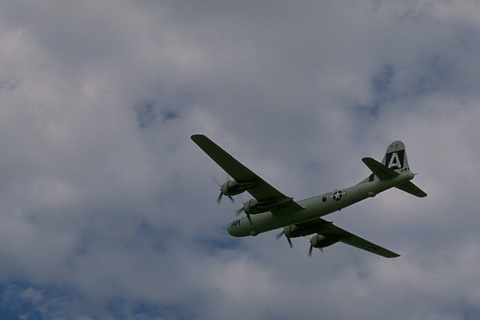
%> input picture datasets/cbsd68t/0000.png, 480 x 320 px; its folder holds only this picture in this run
$ octave main_dataset.m   (GNU Octave 9; MATLAB toolbox functions it lacks are replaced by stand-ins)
%> lines starting %> are read from the running program, lines starting %| are printed output that depends on the picture
### code/AltGD/AltGD.m
function result = AltGD(data, mask, parameters)
% AltGD - Centralized Alternating Gradient Descent for Matrix Completion
%
% This algorithm recovers a matrix by performing alternating gradient descent
% on the low-rank factors U and V. This is a centralized implementation.
%
% Inputs:
%   data       - The observed matrix with missing values (m x n).
%   mask       - The observation mask, 1 for observed, 0 for missing (m x n).
%   parameters - A struct containing the following fields:
%     .m         - Number of rows (default: size(data,1)).
%     .n         - Number of columns (default: size(data,2)).
%     .rank      - The rank of the target matrix (default: 10).
%     .p_obs     - Observation rate (default: inferred from mask).
%     .maxiter   - Maximum number of iterations (default: 50).
%     .step_const- Step size constant (default: 0.75).
%     .tol       - Convergence tolerance (default: 1e-5).
%     .L_true    - The true low-rank matrix for error calculation (optional).
%     .U_true    - The true left singular vectors for subspace distance (optional).
%     .S_true    - The true singular values for singular value error (optional).
%
% Outputs:
%   result - A struct containing the following fields:
%     .A_hat                  - The recovered low-rank matrix.
%     .iteration_count        - The actual number of iterations performed.
%     .converged              - A boolean indicating if the algorithm converged.
%     .total_time             - Total execution time in seconds.
%     .residuals              - Residuals at each iteration.
%     .iteration_times        - Time taken for each iteration.
%     .wall_clock_times       - Cumulative wall-clock time.
%     .relative_error         - Relative recovery error (if L_true is provided).
%     .psnr_value             - PSNR value (if L_true is provided).
%     .ssim_value             - SSIM value (if L_true is provided).
%     .communication_volumes  - Communication volume per round (0 for this algorithm).
%     .total_communication    - Total communication volume (0 for this algorithm).
%     .subspace_distances     - Subspace distance at each iteration (if U_true is provided).
%     .singular_value_errors  - Singular value error at each iteration (if S_true is provided).
%     .rank_trajectory        - Rank at each iteration.
%     .convergence_curve_iter - Convergence curve data (iterations vs. residual).
%     .convergence_curve_time - Convergence curve data (time vs. residual).

%% 1. Parameter Setup and Default Values
% -------------------------------------------------------------------------
if nargin < 3, parameters = struct(); end

% Get matrix dimensions
[m, n] = size(data);

% Set default parameters
if ~isfield(parameters, 'm'), parameters.m = m; end
if ~isfield(parameters, 'n'), parameters.n = n; end
if ~isfield(parameters, 'rank'), parameters.rank = 10; end % r
if ~isfield(parameters, 'maxiter'), parameters.maxiter = 50; end % T
if ~isfield(parameters, 'step_const'), parameters.step_const = 0.75; end
if ~isfield(parameters, 'tol'), parameters.tol = 1e-5; end

% Infer observation rate p_obs from mask if not provided
if ~isfield(parameters, 'p_obs')
    parameters.p_obs = nnz(mask) / (m * n);
end

% Extract parameters for use in the code
r = parameters.rank;
maxiter = parameters.maxiter;
step_const = parameters.step_const;
tol = parameters.tol;
p_obs = parameters.p_obs;

%% 2. Initialize Result Structure and Logging Arrays
% -------------------------------------------------------------------------
result = struct();

% Initialize performance monitoring arrays, length maxiter+1 to store initial state (iter=0)
residuals = zeros(maxiter + 1, 1);
relative_error_iter = zeros(maxiter + 1, 1);
iteration_times = zeros(maxiter + 1, 1);
wall_clock_times = zeros(maxiter + 1, 1);
subspace_distances = zeros(maxiter + 1, 1);
singular_value_errors = zeros(maxiter + 1, 1);
% The rank is fixed in this algorithm
rank_trajectory = r * ones(maxiter + 1, 1);

%% 3. Data Preprocessing and Algorithm Initialization
% -------------------------------------------------------------------------
fprintf('Initializing Centralized Alternating Gradient Descent (AltGD)...\n');

% Find indices of unobserved entries
unobserved_idx = find(mask == 0);

% --- Algorithm Initialization ---
total_start_time = tic; % Start total timer
iter_start_time = tic;  % Start timer for the first iteration

% Initialization using SVD
fprintf('Performing SVD initialization...\n');
[U_init, Sig_init, V_init] = svds(data / p_obs, r);

% Core Logic: Factor Initialization
U = U_init(:, 1:r) * sqrt(Sig_init(1:r, 1:r));
V = V_init(:, 1:r) * sqrt(Sig_init(1:r, 1:r));

% Core Logic: Step size and projection parameter calculation
steplength = step_const / Sig_init(1, 1);
norm_U = max(vecnorm(U')) * sqrt(m / r);
norm_V = max(vecnorm(V')) * sqrt(n / r);
mu = max(norm_U, norm_V);
const1 = sqrt(4 * mu * r / m) * Sig_init(1, 1);
const2 = sqrt(4 * mu * r / n) * Sig_init(1, 1);

% Core Logic: Initial Projection
U = U .* repmat(min(ones(m, 1), const1 ./ vecnorm(U, 2, 2)), 1, r);
V = V .* repmat(min(ones(n, 1), const2 ./ vecnorm(V, 2, 2)), 1, r);

A_hat_prev = U * V'; % Used for checking convergence

% --- Calculate initial performance metrics (iter = 0) ---
iteration_times(1) = toc(iter_start_time);
wall_clock_times(1) = 0;
residuals(1) = 1; % Initial residual is defined as 1

% Calculate initial subspace distance
if isfield(parameters, 'U_true') && ~isempty(parameters.U_true)
    [U_orth, ~] = qr(U, 'econ');
    subspace_distances(1) = subspace_distance(parameters.U_true, U_orth);
else
    subspace_distances(1) = NaN;
end

% Calculate initial singular value error
if isfield(parameters, 'S_true') && ~isempty(parameters.S_true)
    [~, S_approx, ~] = svd(A_hat_prev, 'vector');
    S_approx = S_approx(S_approx>tol);
    singular_value_errors(1) = singular_value_error(parameters.S_true, S_approx);
else
    singular_value_errors(1) = NaN;
end

relative_error_iter(1) = relative_error(data, parameters.L_true);

history = struct();
history.U = cell(maxiter + 1, 1);
history.V = cell(maxiter + 1, 1);
history.U_before_proj = cell(maxiter, 1);
history.V_before_proj = cell(maxiter, 1);
history.U(1) = {U};
history.V(1) = {V};
result.history = history; % Store history handle in result struct

%% 4. Main Iteration Loop
% -------------------------------------------------------------------------
fprintf('Starting AltGD iterations...\n');
converged = false;
iter = 0;

while ~converged && iter < maxiter
    iter = iter + 1;
    iter_start_time = tic;

    fprintf('Iteration %d/%d...\n', iter, maxiter);

    % --- Core Algorithm Logic ---

    % Step 1: Compute gradient
    gradM = U * V' - data;
    gradM(unobserved_idx) = 0;

    % Step 2: Gradient descent update for U and V
    % Note: The divisor p is the observation rate, here p_obs
    gradU_term = (gradM * V) / p_obs;
    gradV_term = (gradM' * U) / p_obs;

    % Regularization term to encourage balanced norms of U and V
    regul_term_U = U * (U' * U - V' * V);
    regul_term_V = V * (V' * V - U' * U);

    U_new = U - steplength * gradU_term - (steplength / 16) * regul_term_U;
    V_new = V - steplength * gradV_term - (steplength / 16) * regul_term_V;

    result.history.U_before_proj(iter) = {U_new};
    result.history.V_before_proj(iter) = {V_new};

    % Step 3: Projection operation
    U_new = U_new .* repmat(min(ones(m, 1), const1 ./ vecnorm(U_new, 2, 2)), 1, r);
    V_new = V_new .* repmat(min(ones(n, 1), const2 ./ vecnorm(V_new, 2, 2)), 1, r);

    % Update factors
    U = U_new;
    V = V_new;

    result.history.U(iter+1) = {U};
    result.history.V(iter+1) = {V};

    % --- End of Core Algorithm Logic ---

    %% 5. Performance Evaluation and Logging (after each iteration)
    % ---------------------------------------------------------------------

    % Calculate communication volume (zero for this centralized algorithm)
    communication_volumes(iter) = 0;

    % Reconstruct the current recovered matrix
    A_hat = U * V';

    % Calculate residual (change in recovered matrix between iterations)
    stop_criterion = norm(A_hat - A_hat_prev, 'fro') / (norm(A_hat_prev, 'fro') + eps);
    residuals(iter + 1) = stop_criterion;
    A_hat_prev = A_hat; % Update the matrix from the previous iteration

    % Calculate subspace distance
    if isfield(parameters, 'U_true') && ~isempty(parameters.U_true)
        [U_orth, ~] = qr(U, 'econ');
        subspace_distances(iter + 1) = subspace_distance(parameters.U_true, U_orth);
    else
        subspace_distances(iter+1) = NaN;
    end

    % Calculate singular value error
    if isfield(parameters, 'S_true') && ~isempty(parameters.S_true)
        [~, S_approx_iter, ~] = svd(A_hat, 'vector');
        S_approx_iter = S_approx_iter(S_approx_iter>tol);

        % Pad the shorter singular value vector with zeros for comparison
        if length(parameters.S_true) ~= length(S_approx_iter)
            len_diff = abs(length(parameters.S_true) - length(S_approx_iter));
            if length(parameters.S_true) < length(S_approx_iter)
                parameters.S_true = [parameters.S_true; zeros(len_diff,1)];
            else
                S_approx_iter = [S_approx_iter; zeros(len_diff,1)];
            end
        end
        singular_value_errors(iter + 1) = singular_value_error(parameters.S_true, S_approx_iter);
    else
        singular_value_errors(iter+1) = NaN;
    end

    % Relative recovery error
    if isfield(parameters, 'L_true') && ~isempty(parameters.L_true)
        relative_error_iter(iter + 1) = relative_error(A_hat, parameters.L_true);
    end

    % Record time
    current_iter_time = toc(iter_start_time);
    iteration_times(iter + 1) = current_iter_time;
    wall_clock_times(iter + 1) = toc(total_start_time);

    % Print progress
    fprintf('  Residual: %.6e, Subspace Distance: %.4f, Time: %.3f sec\n', ...
            residuals(iter + 1), subspace_distances(iter + 1), current_iter_time);

    % Check for convergence
    if stop_criterion < tol
        fprintf('Converged: Residual %.2e < Tolerance %.2e\n', stop_criterion, tol);
        converged = true;
    end
end

%% 6. Construct Final Result
% -------------------------------------------------------------------------
total_time = toc(total_start_time);

% Basic results
result.A_hat = U * V';
result.iteration_count = iter;
result.converged = converged;
result.total_time = total_time;

% Performance trajectory (trimmed to actual number of iterations)
final_iter_count = iter + 1;
result.residuals = relative_error_iter(1:final_iter_count);
result.iteration_times = iteration_times(1:final_iter_count);
result.wall_clock_times = wall_clock_times(1:final_iter_count);
result.rank_trajectory = rank_trajectory(1:final_iter_count);

% Communication-related
result.communication_volumes = zeros(iter, 1); % Explicitly zero
result.total_communication = 0;
result.history = result.history;

% Subspace and singular value errors
if any(~isnan(subspace_distances))
    result.subspace_distances = subspace_distances(1:final_iter_count);
end
if any(~isnan(singular_value_errors))
    result.singular_value_errors = singular_value_errors(1:final_iter_count);
end

% Convergence curve data
result.convergence_curve_iter = [(0:iter)', result.residuals];
result.convergence_curve_time = [result.wall_clock_times, result.residuals];

% Final performance metrics calculation (if true matrix is provided)
if isfield(parameters, 'L_true') && ~isempty(parameters.L_true)
    L_true = parameters.L_true;
    result.relative_error = relative_error(result.A_hat, L_true);
    result.psnr_value = psnr_image(result.A_hat, L_true);
    result.ssim_value = ssim_image(result.A_hat, L_true);

    fprintf('\nFinal Performance Metrics (compared to true matrix):\n');
    fprintf('  Relative Error: %.6f\n', result.relative_error);
    fprintf('  PSNR: %.2f dB\n', result.psnr_value);
    fprintf('  SSIM: %.4f\n', result.ssim_value);
end

fprintf('\nAltGD Complete:\n');
fprintf('  Total Iterations: %d\n', result.iteration_count);
fprintf('  Final Residual: %.6e\n', residuals(result.iteration_count + 1));
fprintf('  Total Runtime: %.3f sec\n', result.total_time);
fprintf('  Total Communication: %.2f MB\n', result.total_communication);
fprintf('  Final Rank: %d\n', result.rank_trajectory(end));

end

### Experement2：Application to Image Inpainting/main_dataset.m
%% %%%%%%%%%%%%%%%%%%%%%%%%%%%%%%%%%%%%%%%%%%%%%%%%%%%%%%%%%%%%%%%%%%%%%%%%
%
%                 Main Function: Real-World Dataset Application (Experiment 4 - Image Inpainting)
%                               [Batch Processing & Mean Analysis Version]
%
%   Description:
%         This script is used to perform image inpainting experiments on all images
%         in the cbsd68 dataset. It iterates through each image in the folder,
%         applies an artificial mask, and then runs a series of federated and
%         centralized matrix completion algorithms for recovery.
%         Finally, the script calculates the average performance metrics (PSNR, SSIM, etc.)
%         for each algorithm across the entire dataset and displays them in a table.
%
%   Supported Modes:
%         1. 'run_and_analyze': Run a new experiment and analyze its results.
%         2. 'analyze_only':     Only load and analyze past results from a specified folder.
%
%   Author: (Anonymized for submission)
%   Date: 2025-08-07
%   Last Modified: 2025-09-03 - [New] Added a dynamic parameter selection mechanism for the FedWNNM_MC algorithm based on the missing rate.
%
%%%%%%%%%%%%%%%%%%%%%%%%%%%%%%%%%%%%%%%%%%%%%%%%%%%%%%%%%%%%%%%%%%%%%%%%%%%
%% 1. Environment Initialization
clc;
clear;
close all;
fprintf('============================================================\n');
fprintf('    Experiment 4: Real-World Dataset Application (Image Inpainting) - Batch Processing Version\n');
fprintf('============================================================\n\n');

% Set the random seed to ensure reproducibility (especially for mask generation)
rng(2025, 'twister');

%% 2. Path Management
codeFolderPath0 = fileparts(fileparts(mfilename('fullpath')));
codeFolderPath = fullfile(codeFolderPath0,'code');

fprintf('Code root directory located: %s\n', codeFolderPath);
utils_path = fullfile(codeFolderPath, 'utils');
addpath(genpath(utils_path));
fprintf('[Path Management] Utility functions path added: %s\n\n', utils_path);

%% 3. Experiment Parameter Configuration
% -------------------- Execution Mode Control --------------------
ANALYSIS_MODE = 'run_and_analyze';
% In 'analyze_only' mode, specify the target results folder
% Example: TARGET_RESULTS_DIR = 'results/Experiment4_ImageInpainting/20250807_103000';
TARGET_RESULTS_DIR = '';

for ms_rate = 0.1:0.1:0.8

% -------------------- Dataset and Mask Type Configuration --------------------
% Assuming the 'datasets' folder is at the same level as the 'code' folder
params.dataset_path = fullfile(codeFolderPath, '..', 'datasets', 'cbsd68t');
params.mask_type = 'random';       % Options: 'text' or 'random'
params.missing_rate = ms_rate;         % Effective only when mask_type = 'random', e.g., [0.1, 0.2, ..., 0.9]
params.text_to_mask = 'CONFIDENTIAL'; % Effective only when mask_type = 'text'

% -------------------- General Algorithm Parameters --------------------
params.maxiter = 350;      % Number of iterations (can be adjusted as needed)
params.tol = 1e-4;         % Tolerance
params.r = 50;             % Estimated image rank (this is a key hyperparameter)

% -------------------- Federated Learning Parameters --------------------
params.p = 40;             % Number of federated clients

% -------------------- Randomized SVD Related Parameters --------------------
params.r_est = params.r + 10; % Estimated rank for Randomized SVD
params.p_over = 10;        % Oversampling parameter
params.q = 1;              % Number of power iterations (for images, q=1 or 2 is usually sufficient)

% -------------------- [New] FedWNNM_MC Specific Parameter Lookup Table --------------------
% Based on the relationship between missing rate and optimal C_scaler value
fedwnnm_param_table = containers.Map(...
    [0.1, 0.2, 0.3, 0.4, 0.5, 0.6, 0.7, 0.8, 0.9], ... % Keys: missing_rate
    [4.0047, 4.0012, 4.0010, 11.1182, 27.4829, 45.8091, 49.9929, 49.9944, 49.9995] ... % Values: C_scaler
);
% Add this lookup table to the params struct for easy passing and calling within the loop
params.fedwnnm_param_table = fedwnnm_param_table;
fprintf('[Parameter Config] Optimal C parameter lookup table for FedWNNM_MC loaded.\n\n');


%% 4. Algorithm Execution Switches (1: Run, 0: Skip)
run_flags.FedSVT_MC      = 0;
run_flags.FedWNNM_MC     = 1;
run_flags.factGDNew      = 0; % Federated AltGD
run_flags.altGDMin_T     = 1; % Federated AltGD
run_flags.altMinPrvt_T   = 1; % Federated AltMin
run_flags.AltGD           = 1;
run_flags.altGDMinCntrl_T = 1;
run_flags.altMinCntrl_T   = 1;

% --- Centralized Baseline Algorithms ---
run_flags.SVT            = 0;
run_flags.WNNM_MC        = 1;

%% 5, 6, 7: Experiment Execution (Only in 'run_and_analyze' mode)
if strcmpi(ANALYSIS_MODE, 'run_and_analyze')

    % --- 5. Create Directory for Storing Results ---
    timestamp = datestr(now, 'yyyymmdd_HHMMSS');
    results_dir = fullfile('C:\FR_wnnm\results', 'Experiment4_ImageInpainting_Batch_Summary', sprintf('missing_rate_%.1f', params.missing_rate), timestamp);
    if ~exist(results_dir, 'dir')
        mkdir(results_dir);
    end
    fprintf('All new results will be saved in: %s\n\n', results_dir);

    % --- 6. [Modified] Get All Image Files from the Dataset ---
    image_files = dir(fullfile(params.dataset_path, '*.png'));
    if isempty(image_files)
        error('No .png image files found in the path: %s.', params.dataset_path);
    end
    num_images = length(image_files);
    fprintf('%d images found in the dataset for processing.\n\n', num_images);

    % --- 7. [Modified] Initialize Struct to Store All Run Results ---
    algorithms_to_run = fieldnames(run_flags);
    all_run_results = struct();

    disp('Algorithms to be executed:');
    for i = 1:length(algorithms_to_run)
        algo_name = algorithms_to_run{i};
        if run_flags.(algo_name)
            disp(['- ', algo_name]);
            % Initialize an empty cell array for each algorithm to store results from each image
            all_run_results.(algo_name) = {};
        end
    end
    fprintf('\n');

    % Define algorithm execution order and folder mapping
    algorithm_map = containers.Map(...
        {'factGDNew', 'AltGD', 'altGDMinCntrl_T', 'altGDMin_T', 'altMinCntrl_T', 'altMinParfor_T', 'altMinPrvt_T', 'FedSVT_MC', 'FedWNNM_MC', 'SVT', 'WNNM_MC'}, ...
        {'AltGD',     'AltGD', 'AltGD',          'AltGD',      'AltGD',        'AltGD',          'AltGD',        'Fed_SVT',   'Fed_WNNM',   'SVT', 'WNNM'} ...
    );
    algorithm_execution_order = keys(algorithm_map);

    % --- [Modified] Start Loop to Process Each Image ---
    for img_idx = 1:num_images
        current_image_info = image_files(img_idx);
        fprintf('============================================================\n');
        fprintf('>>> Processing image: %d / %d  (%s)\n', img_idx, num_images, current_image_info.name);
        fprintf('============================================================\n');

        % Load and process the current image
        image_full_path = fullfile(params.dataset_path, current_image_info.name);
        L_true_rgb = imread(image_full_path);
%> L_true_rgb is the input picture: size 320x480x3 uint8; mean R, G, B 113.9, 118.4, 129.2

        if size(L_true_rgb, 3) == 3
            L_true = im2double(rgb2gray(L_true_rgb));
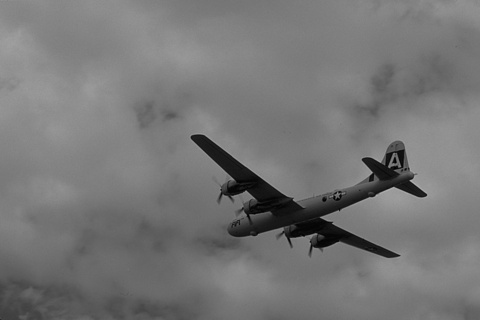
%> L_true: size 320x480 double; min 0.00392, max 0.694, mean 0.464
        else
            L_true = im2double(L_true_rgb);
        end

        [m, n] = size(L_true);
        current_params = params; % Create a copy of parameters to avoid size changes affecting others
        current_params.m = m;
        current_params.n = n;

        % Generate mask for the current image
        mask = ones(m, n);
        if strcmpi(params.mask_type, 'text')
            text_mask_img = zeros(m, n);
            position = [n/4, m/2];
            font_size = round(min(m, n) / 8);
            text_mask_img = insertText(text_mask_img, position, params.text_to_mask, ...
                'FontSize', font_size, 'BoxColor', 'white', 'BoxOpacity', 0, 'TextColor', 'white', 'AnchorPoint', 'Center');
            text_mask_binary = imbinarize(rgb2gray(text_mask_img));
            mask(text_mask_binary) = 0;
        elseif strcmpi(params.mask_type, 'random')
            num_missing = round(m * n * params.missing_rate);
            omega_missing = randperm(m * n, num_missing);
            mask(omega_missing) = 0;
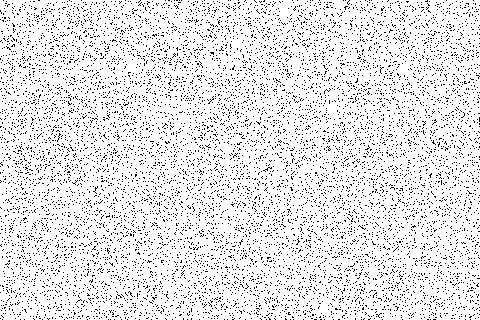
%> mask: size 320x480 double; values 0 (black) and 1 (white), 90% white; black in thin lines or dots
        end

        data = L_true .* mask;
        current_params.p_obs = mean(mask(:));
%> (the rest of the program and of its run is left out)
